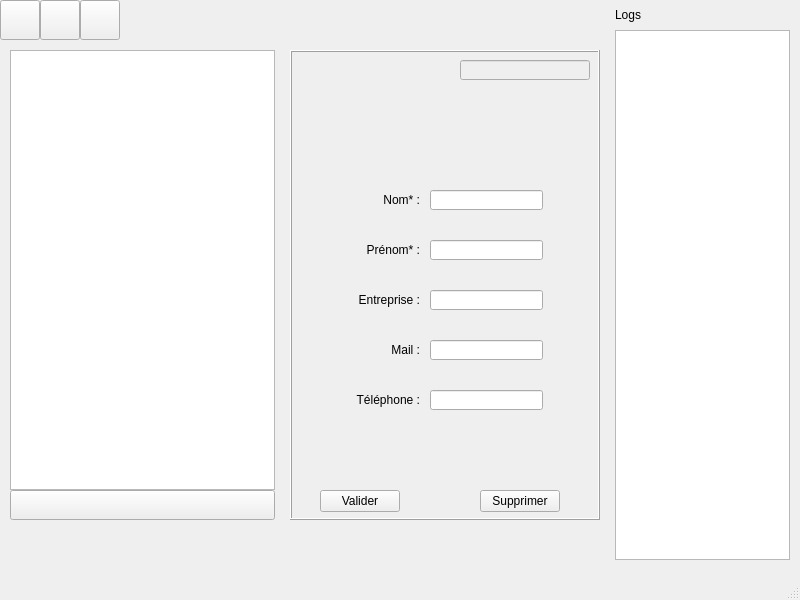
<?xml version="1.0" encoding="UTF-8"?>
<ui version="4.0">
 <class>MainWindow</class>
 <widget class="QMainWindow" name="MainWindow">
  <property name="geometry">
   <rect>
    <x>0</x>
    <y>0</y>
    <width>800</width>
    <height>600</height>
   </rect>
  </property>
  <property name="windowTitle">
   <string>Projet de CDAA - Groupe R</string>
  </property>
  <property name="windowIcon">
   <iconset resource="../ressources.qrc">
    <normaloff>:/Ressources/Icons/Logo lisse.png</normaloff>:/Ressources/Icons/Logo lisse.png</iconset>
  </property>
  <widget class="QWidget" name="centralwidget">
   <widget class="QListWidget" name="ContactList">
    <property name="geometry">
     <rect>
      <x>10</x>
      <y>50</y>
      <width>265</width>
      <height>440</height>
     </rect>
    </property>
    <property name="editTriggers">
     <set>QAbstractItemView::NoEditTriggers</set>
    </property>
   </widget>
   <widget class="QListView" name="LogsList">
    <property name="geometry">
     <rect>
      <x>615</x>
      <y>30</y>
      <width>175</width>
      <height>530</height>
     </rect>
    </property>
    <property name="editTriggers">
     <set>QAbstractItemView::NoEditTriggers</set>
    </property>
   </widget>
   <widget class="QPushButton" name="BAddContact">
    <property name="geometry">
     <rect>
      <x>10</x>
      <y>490</y>
      <width>265</width>
      <height>30</height>
     </rect>
    </property>
    <property name="text">
     <string/>
    </property>
    <property name="shortcut">
     <string>+</string>
    </property>
   </widget>
   <widget class="QLabel" name="LabelLogs">
    <property name="geometry">
     <rect>
      <x>615</x>
      <y>0</y>
      <width>160</width>
      <height>30</height>
     </rect>
    </property>
    <property name="text">
     <string>Logs</string>
    </property>
   </widget>
   <widget class="QPushButton" name="BFilterContact">
    <property name="geometry">
     <rect>
      <x>0</x>
      <y>0</y>
      <width>40</width>
      <height>40</height>
     </rect>
    </property>
    <property name="text">
     <string/>
    </property>
    <property name="iconSize">
     <size>
      <width>32</width>
      <height>32</height>
     </size>
    </property>
    <property name="shortcut">
     <string>&amp;</string>
    </property>
   </widget>
   <widget class="QPushButton" name="BRequestContact">
    <property name="geometry">
     <rect>
      <x>40</x>
      <y>0</y>
      <width>40</width>
      <height>40</height>
     </rect>
    </property>
    <property name="text">
     <string/>
    </property>
    <property name="iconSize">
     <size>
      <width>32</width>
      <height>32</height>
     </size>
    </property>
    <property name="shortcut">
     <string>É</string>
    </property>
   </widget>
   <widget class="QPushButton" name="BSaveGestionContact">
    <property name="geometry">
     <rect>
      <x>80</x>
      <y>0</y>
      <width>40</width>
      <height>40</height>
     </rect>
    </property>
    <property name="text">
     <string/>
    </property>
    <property name="iconSize">
     <size>
      <width>32</width>
      <height>32</height>
     </size>
    </property>
    <property name="shortcut">
     <string>&quot;</string>
    </property>
   </widget>
   <widget class="QFrame" name="frameEditContact">
    <property name="geometry">
     <rect>
      <x>290</x>
      <y>50</y>
      <width>310</width>
      <height>470</height>
     </rect>
    </property>
    <property name="frameShape">
     <enum>QFrame::Box</enum>
    </property>
    <property name="frameShadow">
     <enum>QFrame::Raised</enum>
    </property>
    <widget class="QLabel" name="labelNom">
     <property name="geometry">
      <rect>
       <x>60</x>
       <y>140</y>
       <width>70</width>
       <height>20</height>
      </rect>
     </property>
     <property name="layoutDirection">
      <enum>Qt::LeftToRight</enum>
     </property>
     <property name="text">
      <string>Nom* :</string>
     </property>
     <property name="alignment">
      <set>Qt::AlignRight|Qt::AlignTrailing|Qt::AlignVCenter</set>
     </property>
    </widget>
    <widget class="QLineEdit" name="editNom">
     <property name="geometry">
      <rect>
       <x>140</x>
       <y>140</y>
       <width>113</width>
       <height>20</height>
      </rect>
     </property>
    </widget>
    <widget class="QLineEdit" name="editPrenom">
     <property name="geometry">
      <rect>
       <x>140</x>
       <y>190</y>
       <width>113</width>
       <height>20</height>
      </rect>
     </property>
     <property name="text">
      <string/>
     </property>
    </widget>
    <widget class="QLabel" name="labelPrenom">
     <property name="geometry">
      <rect>
       <x>60</x>
       <y>190</y>
       <width>70</width>
       <height>20</height>
      </rect>
     </property>
     <property name="text">
      <string>Prénom* :</string>
     </property>
     <property name="alignment">
      <set>Qt::AlignRight|Qt::AlignTrailing|Qt::AlignVCenter</set>
     </property>
    </widget>
    <widget class="QLineEdit" name="editEntreprise">
     <property name="geometry">
      <rect>
       <x>140</x>
       <y>240</y>
       <width>113</width>
       <height>20</height>
      </rect>
     </property>
     <property name="text">
      <string/>
     </property>
    </widget>
    <widget class="QLabel" name="labelEntreprise">
     <property name="geometry">
      <rect>
       <x>60</x>
       <y>240</y>
       <width>70</width>
       <height>20</height>
      </rect>
     </property>
     <property name="text">
      <string>Entreprise :</string>
     </property>
     <property name="alignment">
      <set>Qt::AlignRight|Qt::AlignTrailing|Qt::AlignVCenter</set>
     </property>
    </widget>
    <widget class="QLineEdit" name="editMail">
     <property name="geometry">
      <rect>
       <x>140</x>
       <y>290</y>
       <width>113</width>
       <height>20</height>
      </rect>
     </property>
     <property name="text">
      <string/>
     </property>
    </widget>
    <widget class="QLabel" name="labelMail">
     <property name="geometry">
      <rect>
       <x>60</x>
       <y>290</y>
       <width>70</width>
       <height>20</height>
      </rect>
     </property>
     <property name="text">
      <string>Mail :</string>
     </property>
     <property name="alignment">
      <set>Qt::AlignRight|Qt::AlignTrailing|Qt::AlignVCenter</set>
     </property>
    </widget>
    <widget class="QLineEdit" name="editTelephone">
     <property name="geometry">
      <rect>
       <x>140</x>
       <y>340</y>
       <width>113</width>
       <height>20</height>
      </rect>
     </property>
     <property name="text">
      <string/>
     </property>
    </widget>
    <widget class="QLabel" name="labelTelephone">
     <property name="geometry">
      <rect>
       <x>60</x>
       <y>340</y>
       <width>70</width>
       <height>20</height>
      </rect>
     </property>
     <property name="text">
      <string>Téléphone :</string>
     </property>
     <property name="alignment">
      <set>Qt::AlignRight|Qt::AlignTrailing|Qt::AlignVCenter</set>
     </property>
    </widget>
    <widget class="QLineEdit" name="editDateCreation">
     <property name="enabled">
      <bool>false</bool>
     </property>
     <property name="geometry">
      <rect>
       <x>170</x>
       <y>10</y>
       <width>130</width>
       <height>20</height>
      </rect>
     </property>
     <property name="text">
      <string/>
     </property>
    </widget>
    <widget class="QPushButton" name="Validate">
     <property name="geometry">
      <rect>
       <x>30</x>
       <y>440</y>
       <width>80</width>
       <height>22</height>
      </rect>
     </property>
     <property name="text">
      <string>Valider</string>
     </property>
     <property name="shortcut">
      <string>Return</string>
     </property>
    </widget>
    <widget class="QPushButton" name="Delete">
     <property name="geometry">
      <rect>
       <x>190</x>
       <y>440</y>
       <width>80</width>
       <height>22</height>
      </rect>
     </property>
     <property name="text">
      <string>Supprimer</string>
     </property>
    </widget>
    <widget class="QPushButton" name="ChooseImage">
     <property name="geometry">
      <rect>
       <x>10</x>
       <y>10</y>
       <width>91</width>
       <height>91</height>
      </rect>
     </property>
     <property name="text">
      <string/>
     </property>
     <property name="flat">
      <bool>true</bool>
     </property>
    </widget>
   </widget>
  </widget>
  <widget class="QMenuBar" name="menubar">
   <property name="geometry">
    <rect>
     <x>0</x>
     <y>0</y>
     <width>800</width>
     <height>25</height>
    </rect>
   </property>
  </widget>
  <widget class="QStatusBar" name="statusbar"/>
 </widget>
 <tabstops>
  <tabstop>ContactList</tabstop>
  <tabstop>BAddContact</tabstop>
  <tabstop>editNom</tabstop>
  <tabstop>editPrenom</tabstop>
  <tabstop>editEntreprise</tabstop>
  <tabstop>editMail</tabstop>
  <tabstop>editTelephone</tabstop>
  <tabstop>ChooseImage</tabstop>
  <tabstop>Validate</tabstop>
  <tabstop>Delete</tabstop>
  <tabstop>editDateCreation</tabstop>
  <tabstop>BFilterContact</tabstop>
  <tabstop>BRequestContact</tabstop>
  <tabstop>BSaveGestionContact</tabstop>
  <tabstop>LogsList</tabstop>
 </tabstops>
 <resources>
  <include location="../ressources.qrc"/>
 </resources>
 <connections>
  <connection>
   <sender>BAddContact</sender>
   <signal>clicked()</signal>
   <receiver>MainWindow</receiver>
   <slot>AddContact()</slot>
   <hints>
    <hint type="sourcelabel">
     <x>168</x>
     <y>528</y>
    </hint>
    <hint type="destinationlabel">
     <x>246</x>
     <y>571</y>
    </hint>
   </hints>
  </connection>
  <connection>
   <sender>BFilterContact</sender>
   <signal>clicked()</signal>
   <receiver>MainWindow</receiver>
   <slot>OpenFC()</slot>
   <hints>
    <hint type="sourcelabel">
     <x>19</x>
     <y>47</y>
    </hint>
    <hint type="destinationlabel">
     <x>349</x>
     <y>99</y>
    </hint>
   </hints>
  </connection>
  <connection>
   <sender>BRequestContact</sender>
   <signal>clicked()</signal>
   <receiver>MainWindow</receiver>
   <slot>OpenRC()</slot>
   <hints>
    <hint type="sourcelabel">
     <x>60</x>
     <y>48</y>
    </hint>
    <hint type="destinationlabel">
     <x>357</x>
     <y>138</y>
    </hint>
   </hints>
  </connection>
  <connection>
   <sender>BSaveGestionContact</sender>
   <signal>clicked()</signal>
   <receiver>MainWindow</receiver>
   <slot>OpenSGC()</slot>
   <hints>
    <hint type="sourcelabel">
     <x>108</x>
     <y>45</y>
    </hint>
    <hint type="destinationlabel">
     <x>357</x>
     <y>177</y>
    </hint>
   </hints>
  </connection>
  <connection>
   <sender>Validate</sender>
   <signal>clicked()</signal>
   <receiver>MainWindow</receiver>
   <slot>ValiderContact()</slot>
   <hints>
    <hint type="sourcelabel">
     <x>375</x>
     <y>519</y>
    </hint>
    <hint type="destinationlabel">
     <x>445</x>
     <y>568</y>
    </hint>
   </hints>
  </connection>
  <connection>
   <sender>Delete</sender>
   <signal>clicked()</signal>
   <receiver>MainWindow</receiver>
   <slot>SupprimerContact()</slot>
   <hints>
    <hint type="sourcelabel">
     <x>526</x>
     <y>523</y>
    </hint>
    <hint type="destinationlabel">
     <x>574</x>
     <y>571</y>
    </hint>
   </hints>
  </connection>
  <connection>
   <sender>ChooseImage</sender>
   <signal>clicked()</signal>
   <receiver>MainWindow</receiver>
   <slot>ChooseImage()</slot>
   <hints>
    <hint type="sourcelabel">
     <x>320</x>
     <y>85</y>
    </hint>
    <hint type="destinationlabel">
     <x>331</x>
     <y>48</y>
    </hint>
   </hints>
  </connection>
  <connection>
   <sender>ContactList</sender>
   <signal>itemSelectionChanged()</signal>
   <receiver>MainWindow</receiver>
   <slot>ListItemSelected()</slot>
   <hints>
    <hint type="sourcelabel">
     <x>126</x>
     <y>352</y>
    </hint>
    <hint type="destinationlabel">
     <x>250</x>
     <y>55</y>
    </hint>
   </hints>
  </connection>
  <connection>
   <sender>ContactList</sender>
   <signal>doubleClicked(QModelIndex)</signal>
   <receiver>MainWindow</receiver>
   <slot>ListItemDoubleClick()</slot>
   <hints>
    <hint type="sourcelabel">
     <x>208</x>
     <y>242</y>
    </hint>
    <hint type="destinationlabel">
     <x>243</x>
     <y>33</y>
    </hint>
   </hints>
  </connection>
 </connections>
 <slots>
  <slot>AddContact()</slot>
  <slot>OpenFC()</slot>
  <slot>OpenRC()</slot>
  <slot>OpenSGC()</slot>
  <slot>ListItemDoubleClick()</slot>
  <slot>ValiderContact()</slot>
  <slot>SupprimerContact()</slot>
  <slot>ChooseImage()</slot>
  <slot>ListItemSelected()</slot>
 </slots>
</ui>
